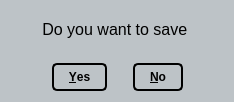
<?xml version="1.0" encoding="UTF-8"?>
<ui version="4.0">
 <class>UnsavedFilesDialog</class>
 <widget class="QDialog" name="UnsavedFilesDialog">
  <property name="geometry">
   <rect>
    <x>0</x>
    <y>0</y>
    <width>234</width>
    <height>102</height>
   </rect>
  </property>
  <property name="windowTitle">
   <string>Dialog</string>
  </property>
  <property name="styleSheet">
   <string notr="true">QDialog {
	background: #bdc3c7;
}

QLabel {
	color: black;
}

QPushButton {
	border: 2px solid black;
	border-radius: 5px;
	padding: 5px 15px;
	color:black;
	font-weight: bold;
	margin-top: 10px;
}

QPushButton{
	margin-right: 10px;
	margin-left: 10px;
}

QPushButton:hover {
	background: #3498db;
	border-radius: 5px;
}

QPushButton:pressed {
	border-radius: 5px;
	background: #2980b9;
}
</string>
  </property>
  <layout class="QGridLayout" name="gridLayout">
   <item row="0" column="0">
    <layout class="QVBoxLayout" name="verticalLayout">
     <item>
      <widget class="QLabel" name="label">
       <property name="font">
        <font>
         <pointsize>12</pointsize>
        </font>
       </property>
       <property name="text">
        <string>Do you want to save </string>
       </property>
       <property name="alignment">
        <set>Qt::AlignCenter</set>
       </property>
      </widget>
     </item>
     <item>
      <widget class="QDialogButtonBox" name="buttonBox">
       <property name="locale">
        <locale language="Russian" country="Russia"/>
       </property>
       <property name="standardButtons">
        <set>QDialogButtonBox::No|QDialogButtonBox::Yes</set>
       </property>
       <property name="centerButtons">
        <bool>true</bool>
       </property>
      </widget>
     </item>
    </layout>
   </item>
  </layout>
 </widget>
 <resources/>
 <connections/>
</ui>
